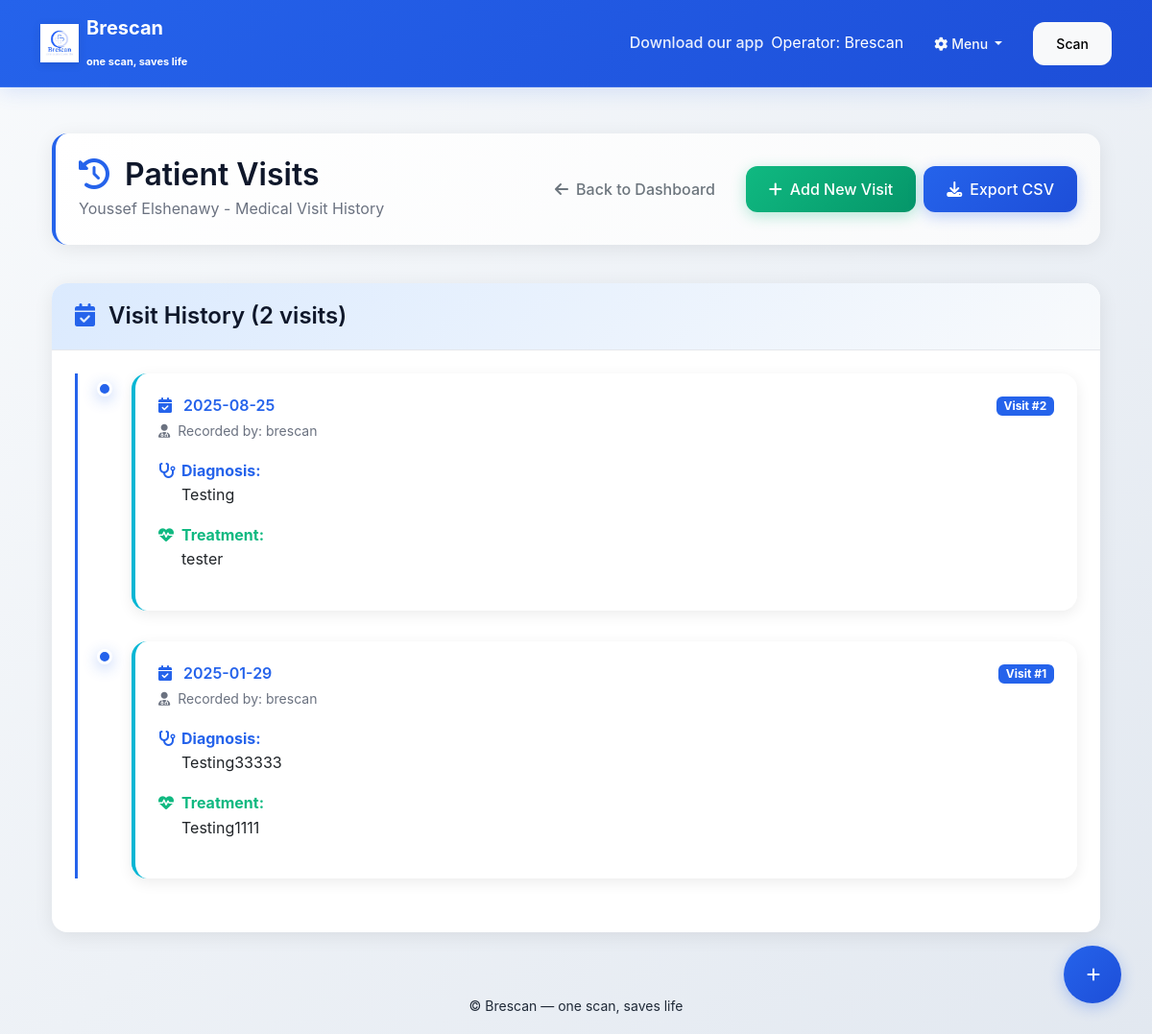
The page /patient_visits/BRESCAN-0001 (signed in) on the database its author committed.
### tables this page shows
CREATE TABLE patients (
        id INTEGER PRIMARY KEY AUTOINCREMENT,
        qr_id TEXT UNIQUE,
        username TEXT UNIQUE,
        password TEXT,
        name TEXT,
        phone TEXT,
        email TEXT,
        birthdate TEXT,
        gender TEXT,
        blood_type TEXT,
        monthly_pills INTEGER DEFAULT 0,
        medications TEXT,
        chronic_diseases TEXT,
        lab_file TEXT,
        patient_photo TEXT,
        emergency_contact TEXT,
        other_info TEXT
    );

CREATE TABLE visits (
        id INTEGER PRIMARY KEY AUTOINCREMENT,
        qr_id TEXT,
        visit_date TEXT,
        diagnosis TEXT,
        treatment TEXT,
        medicines TEXT,
        lab_file TEXT,
        created_by TEXT
    );

### app.py (the view)
@app.route("/patient_visits/<qr_id>")
def patient_visits(qr_id):
    role = session.get("role")
    if role == "operator":
        pass
    elif role == "doctor":
        if session.get("allowed_qr") != qr_id:
            flash("Not authorized for this QR.")
            return redirect(url_for("doctor_login", qr_id=qr_id))
    else:
        flash("Login required.")
        return redirect(url_for("scanner_gate"))
    conn = get_db()
    c = conn.cursor()
    c.execute("SELECT * FROM visits WHERE qr_id = ? ORDER BY visit_date DESC", (qr_id,))
    visits = c.fetchall()
    c.execute("SELECT name FROM patients WHERE qr_id = ?", (qr_id,))
    patient = c.fetchone()
    conn.close()
    if not patient:
        flash("Patient not found.")
        if role == "operator":
            return redirect(url_for("operator_dashboard"))
        else:
            return redirect(url_for("doctor_dashboard", qr_id=session.get("allowed_qr", "")))
    return render_template("patient_visits.html", qr_id=qr_id, patient=patient, visits=visits)

### app.py (called while the page is built)
def get_db():
    conn = sqlite3.connect("database.db", timeout=10, check_same_thread=False)
    conn.row_factory = sqlite3.Row
    return conn

### templates/patient_visits.html (shortened to what this page needs)
{% extends "base.html" %}
{% block content %}
<div class="container-fluid py-4">
    <div class="row mb-4">
        <div class="col-12">
            <div class="medical-card">
                <div class="d-flex justify-content-between align-items-center">
                    <div>
                        <h2 class="mb-1">
                            <i class="fas fa-history text-primary me-2"></i>
                            Patient Visits
                        </h2>
                        <p class="text-muted mb-0">{{ patient['name'] }} - Medical Visit History</p>
                    </div>
                    <div class="d-flex gap-2">
                        <a class="btn btn-outline-secondary" href="{{ url_for('operator_dashboard') }}">
                            <i class="fas fa-arrow-left me-2"></i>Back to Dashboard
                        </a>
                        <a class="btn btn-success" href="{{ url_for('add_visit', qr_id=qr_id) }}">
                            <i class="fas fa-plus me-2"></i>Add New Visit
                        </a>
                        <a class="btn btn-primary" href="{{ url_for('export_visits', qr_id=qr_id) }}">
                            <i class="fas fa-download me-2"></i>Export CSV
                        </a>
                    </div>
                </div>
            </div>
        </div>
    </div>
    <div class="row">
        <div class="col-12">
            <div class="card">
                <div class="card-header">
                    <h4 class="mb-0">
                        <i class="fas fa-calendar-check text-primary me-2"></i>
                        Visit History ({{ visits|length }} visits)
                    </h4>
                </div>
                <div class="card-body">
                    {% if visits %}
                    <div class="timeline">
                        {% for v in visits %}
                        <div class="timeline-item slide-in">
                            <div class="visit-card">
                                <div class="d-flex justify-content-between align-items-start mb-3">
                                    <div>
                                        <h6 class="mb-1">
                                            <i class="fas fa-calendar-check text-primary me-2"></i>
                                            {{ v['visit_date'] }}
                                        </h6>
                                        <small class="text-muted">
                                            <i class="fas fa-user-md me-1"></i>
                                            Recorded by: {{ v['created_by'] or 'System' }}
                                        </small>
                                    </div>
                                    <span class="badge bg-primary">Visit #{{ loop.revindex }}</span>
                                </div>
                                {% if v['diagnosis'] %}
                                <div class="mb-3">
                                    <div class="d-flex align-items-start">
                                        <i class="fas fa-stethoscope text-primary me-2 mt-1" style="width: 16px;"></i>
                                        <div class="flex-grow-1">
                                            <strong class="text-primary d-block">Diagnosis:</strong>
                                            <p class="mb-0">{{ v['diagnosis'] }}</p>
                                        </div>
                                    </div>
                                </div>
                                {% endif %}
                                {% if v['treatment'] %}
                                <div class="mb-3">
                                    <div class="d-flex align-items-start">
                                        <i class="fas fa-heartbeat text-success me-2 mt-1" style="width: 16px;"></i>
                                        <div class="flex-grow-1">
                                            <strong class="text-success d-block">Treatment:</strong>
                                            <p class="mb-0">{{ v['treatment'] }}</p>
                                        </div>
                                    </div>
                                </div>
                                {% endif %}
                            </div>
                        </div>
                        {% endfor %}
                    </div>
                    {% endif %}
                </div>
            </div>
        </div>
    </div>
</div>
<div class="position-fixed" style="bottom: 2rem; right: 2rem; z-index: 1000;">
    <div class="dropdown">
        <button class="btn btn-primary rounded-circle" style="width: 60px; height: 60px;"
                data-bs-toggle="dropdown" aria-expanded="false">
            <i class="fas fa-plus"></i>
        </button>
    </div>
</div>
{% endblock %}

### static/styles.css (style rules this page uses)
:root { --primary: #2563eb; --primary-dark: #1d4ed8; --primary-light: #3b82f6; --secondary: #64748b; --accent: #06b6d4; --success: #10b981; --warning: #f59e0b; --danger: #ef4444; --dark: #0f172a; --light: #f8fafc; --white: #ffffff; --gray-50: #f9fafb; --gray-100: #f3f4f6; --gray-200: #e5e7eb; --gray-300: #d1d5db; --gray-400: #9ca3af; --gray-500: #6b7280; --gray-600: #4b5563; --gray-700: #374151; --gray-800: #1f2937; --gray-900: #111827; --medical-blue: #1e40af; --medical-light-blue: #dbeafe; --medical-green: #059669; --medical-light-green: #d1fae5; --medical-purple: #7c3aed; --medical-light-purple: #ede9fe; }
* { box-sizing: border-box; }
body { font-family: 'Inter', -apple-system, BlinkMacSystemFont, 'Segoe UI', Roboto, sans-serif; background: linear-gradient(135deg, #f8fafc 0%, #e2e8f0 100%); color: var(--gray-800); line-height: 1.6; margin: 0; min-height: 100vh; }
h1, h2, h3, h4, h5, h6 { font-weight: 600; color: var(--dark); margin-bottom: 0.5rem; }
.card { background: var(--white); border: none; border-radius: 16px; box-shadow: 0 4px 20px rgba(0, 0, 0, 0.08); transition: all 0.3s ease; overflow: hidden; }
.card-header { background: linear-gradient(135deg, var(--medical-light-blue) 0%, var(--light) 100%); border-bottom: 1px solid var(--gray-200); padding: 1.25rem 1.5rem; }
.card-body { padding: 1.5rem; }
.btn { font-weight: 500; border-radius: 12px; padding: 0.75rem 1.5rem; transition: all 0.3s ease; border: none; position: relative; overflow: hidden; }
.btn::before { content: ''; position: absolute; top: 0; left: -100%; width: 100%; height: 100%; background: linear-gradient(90deg, transparent, rgba(255, 255, 255, 0.2), transparent); transition: left 0.5s; }
.btn-primary { background: linear-gradient(135deg, var(--primary) 0%, var(--primary-dark) 100%); color: white; box-shadow: 0 4px 15px rgba(37, 99, 235, 0.3); }
.btn-success { background: linear-gradient(135deg, var(--success) 0%, #059669 100%); color: white; box-shadow: 0 4px 15px rgba(16, 185, 129, 0.3); }
.medical-card { background: linear-gradient(135deg, var(--white) 0%, var(--gray-50) 100%); border-left: 4px solid var(--primary); border-radius: 16px; padding: 1.5rem; margin-bottom: 1rem; box-shadow: 0 4px 20px rgba(0, 0, 0, 0.08); }
.visit-card { background: var(--white); border-radius: 16px; padding: 1.5rem; margin-bottom: 1rem; box-shadow: 0 4px 15px rgba(0, 0, 0, 0.08); border-left: 4px solid var(--accent); transition: all 0.3s ease; }
.visit-card h6 { color: var(--primary); font-weight: 600; margin-bottom: 0.75rem; }
.timeline { border-left: 3px solid var(--primary); padding-left: 2rem; position: relative; }
.timeline-item { position: relative; margin-bottom: 2rem; padding-left: 1.5rem; }
.timeline-item::before { content: ''; position: absolute; left: -0.75rem; top: 0.5rem; width: 1rem; height: 1rem; border-radius: 50%; background: var(--primary); box-shadow: 0 4px 15px rgba(37, 99, 235, 0.3); border: 3px solid var(--white); }
.slide-in { animation: slideIn 0.5s ease-out both; }
.text-primary { color: var(--primary) !important; }
.text-success { color: var(--success) !important; }
.text-muted { color: var(--gray-500) !important; }
.bg-primary { background-color: var(--primary) !important; }

### rows shown on the page
patients: name "Youssef Elshenawy"
visits: visit_date "2025-08-25", created_by "brescan", diagnosis "Testing", treatment "tester"
visits: visit_date "2025-01-29", created_by "brescan", diagnosis "Testing33333", treatment "Testing1111"

### other values the page prints
{{ session.username }} "Brescan"
{{ visits|length }} "2"
